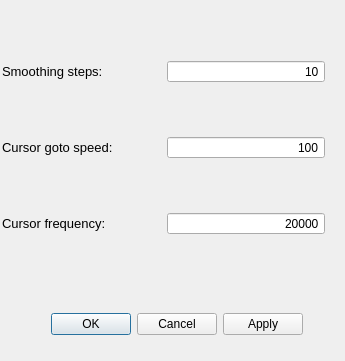
<?xml version="1.0" encoding="UTF-8"?>
<ui version="4.0">
 <class>SettingsDialog</class>
 <widget class="QDialog" name="SettingsDialog">
  <property name="geometry">
   <rect>
    <x>0</x>
    <y>0</y>
    <width>345</width>
    <height>361</height>
   </rect>
  </property>
  <property name="sizePolicy">
   <sizepolicy hsizetype="Fixed" vsizetype="Preferred">
    <horstretch>0</horstretch>
    <verstretch>0</verstretch>
   </sizepolicy>
  </property>
  <property name="windowTitle">
   <string>qudi: Laserscanner - Settings</string>
  </property>
  <widget class="QDialogButtonBox" name="buttonBox">
   <property name="geometry">
    <rect>
     <x>10</x>
     <y>310</y>
     <width>293</width>
     <height>28</height>
    </rect>
   </property>
   <property name="orientation">
    <enum>Qt::Horizontal</enum>
   </property>
   <property name="standardButtons">
    <set>QDialogButtonBox::Apply|QDialogButtonBox::Cancel|QDialogButtonBox::Ok</set>
   </property>
  </widget>
  <widget class="QWidget" name="layoutWidget">
   <property name="geometry">
    <rect>
     <x>2</x>
     <y>13</y>
     <width>323</width>
     <height>271</height>
    </rect>
   </property>
   <layout class="QVBoxLayout" name="verticalLayout_2">
    <item>
     <layout class="QHBoxLayout" name="horizontalLayout_3">
      <item>
       <widget class="QLabel" name="smoothing_steps_label">
        <property name="font">
         <font>
          <pointsize>10</pointsize>
         </font>
        </property>
        <property name="toolTip">
         <string>&lt;html&gt;&lt;head/&gt;&lt;body&gt;&lt;p&gt;That is the inverse time how long the scanner stays at the desired position during the scan and counts.&lt;/p&gt;&lt;/body&gt;&lt;/html&gt;</string>
        </property>
        <property name="text">
         <string>Smoothing steps:</string>
        </property>
       </widget>
      </item>
      <item>
       <widget class="QSpinBox" name="smoothing_steps_spinBox">
        <property name="alignment">
         <set>Qt::AlignRight|Qt::AlignTrailing|Qt::AlignVCenter</set>
        </property>
        <property name="buttonSymbols">
         <enum>QAbstractSpinBox::NoButtons</enum>
        </property>
        <property name="maximum">
         <number>1000</number>
        </property>
        <property name="value">
         <number>10</number>
        </property>
       </widget>
      </item>
     </layout>
    </item>
    <item>
     <layout class="QHBoxLayout" name="horizontalLayout">
      <item>
       <widget class="QLabel" name="cursor_goto_speed_label">
        <property name="font">
         <font>
          <pointsize>10</pointsize>
         </font>
        </property>
        <property name="toolTip">
         <string/>
        </property>
        <property name="text">
         <string>Cursor goto speed:</string>
        </property>
       </widget>
      </item>
      <item>
       <widget class="QSpinBox" name="cursor_goto_speed_spinBox">
        <property name="alignment">
         <set>Qt::AlignRight|Qt::AlignTrailing|Qt::AlignVCenter</set>
        </property>
        <property name="buttonSymbols">
         <enum>QAbstractSpinBox::NoButtons</enum>
        </property>
        <property name="maximum">
         <number>100000000</number>
        </property>
        <property name="value">
         <number>100</number>
        </property>
       </widget>
      </item>
     </layout>
    </item>
    <item>
     <layout class="QHBoxLayout" name="horizontalLayout_8">
      <item>
       <widget class="QLabel" name="cursor_frequency_label">
        <property name="font">
         <font>
          <pointsize>10</pointsize>
         </font>
        </property>
        <property name="toolTip">
         <string/>
        </property>
        <property name="text">
         <string>Cursor frequency:</string>
        </property>
       </widget>
      </item>
      <item>
       <widget class="QSpinBox" name="cursor_frequency_spinBox">
        <property name="alignment">
         <set>Qt::AlignRight|Qt::AlignTrailing|Qt::AlignVCenter</set>
        </property>
        <property name="buttonSymbols">
         <enum>QAbstractSpinBox::NoButtons</enum>
        </property>
        <property name="maximum">
         <number>100000000</number>
        </property>
        <property name="value">
         <number>20000</number>
        </property>
       </widget>
      </item>
     </layout>
    </item>
   </layout>
  </widget>
 </widget>
 <resources/>
 <connections>
  <connection>
   <sender>buttonBox</sender>
   <signal>accepted()</signal>
   <receiver>SettingsDialog</receiver>
   <slot>accept()</slot>
   <hints>
    <hint type="sourcelabel">
     <x>146</x>
     <y>283</y>
    </hint>
    <hint type="destinationlabel">
     <x>159</x>
     <y>163</y>
    </hint>
   </hints>
  </connection>
  <connection>
   <sender>buttonBox</sender>
   <signal>rejected()</signal>
   <receiver>SettingsDialog</receiver>
   <slot>reject()</slot>
   <hints>
    <hint type="sourcelabel">
     <x>146</x>
     <y>283</y>
    </hint>
    <hint type="destinationlabel">
     <x>159</x>
     <y>163</y>
    </hint>
   </hints>
  </connection>
 </connections>
</ui>
